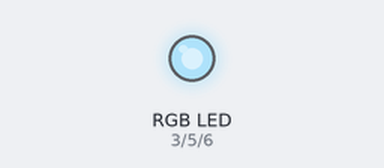
This sketch was run on a simulated Arduino Uno, built with avr-gcc and run on an emulated ATmega328P. On the bench: an RGB LED mixed from three pins (HIGH = lit). Dim RGB values are drawn brighter than linear; random numbers use the default seed unless the sketch sets one.

Above: at 0.1 s.
At 4.6 s:
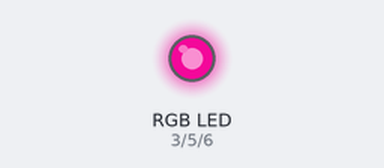
At 9.6 s:
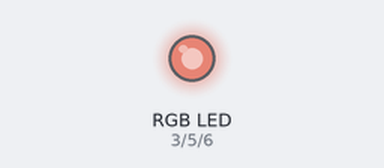
At 19.6 s:
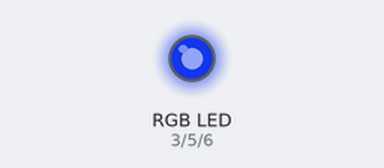
At 29.1 s:
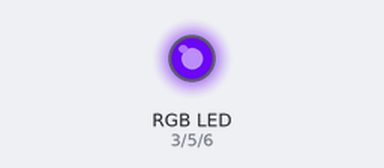
At 39.1 s:
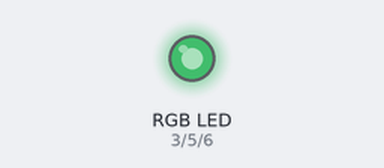
Timing chart, 0 to 40.0 s (numbered marks = the images above):
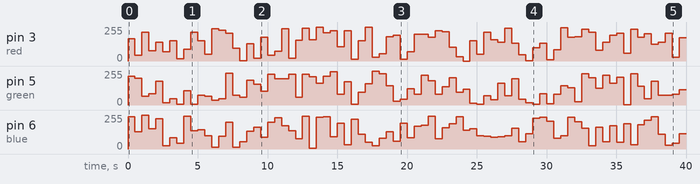

Measured:
- by itself, pin 3 (red): 0/255 → 167/255 at 0.00 s, → 42/255 0.50 s later, → 216/255 0.50 s later, → 77/255 0.50 s later, … (80 changes in this stretch)
- by itself, pin 5 (green): 0/255 → 217/255 at 0.00 s, → 200/255 0.50 s later, → 67/255 0.50 s later, → 85/255 0.50 s later, … (79 changes in this stretch)

The sketch:

LedRGB.ino
```cpp
//lopdam

//Encender un led RGB combinando los colores
//El color va a ser generado aleatoriamente

//Declaramos lo pines a usar

const int red=3;
const int green=5;
const int blue=6;

const int tiempo=500;//Una variable tiempo para el cambio de color

void setup()
{
  // Definimos el modo de los leds
  pinMode(red, OUTPUT);
   pinMode(green, OUTPUT);
   pinMode(blue, OUTPUT);
}

void loop(){

// Generamos los colores
  int i=random(0,256);
  int k=random(0,256);
  int j=random(0,256);

// Encendemos los leds

  analogWrite(red,i);
  analogWrite(green,j);
  analogWrite(blue,k);
  delay(tiempo);

}
```
